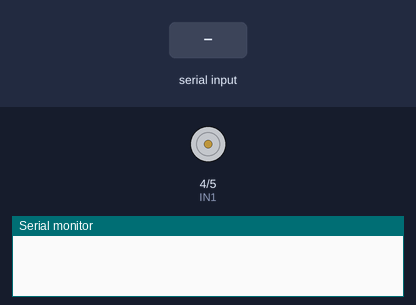
This sketch was run on a simulated Arduino Uno, built with avr-gcc and run on an emulated ATmega328P. Shown: motor-driver pin pairs drawn as motors (green arrow = first pin HIGH = forward, orange = second pin HIGH = backward, longer = more drive, scaled by the enable pin), the last lines printed to the serial monitor. Inputs (shaded band) come from the test bench.

Above: at 1.2 s.
1.3 s: "1" received over Serial
At 1.9 s:
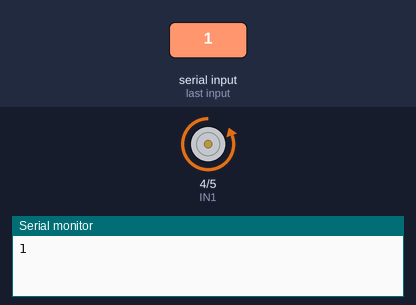
At 2.7 s:
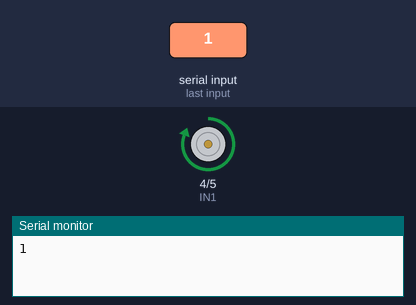
Timing chart, 0 to 4.4 s (numbered marks = the images above; inputs shaded):
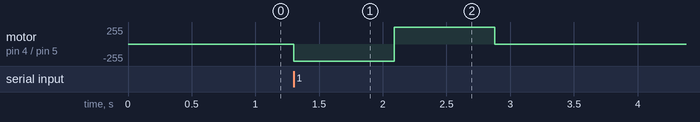

Measured:
- after the input at 1.3 s, motor on pin 4 (IN1) / pin 5 (IN2): stopped → backward 255/255 at once, → forward 255/255 0.79 s later, → stopped 0.79 s later

The sketch:

motor.ino
```cpp
#define EN 15
#define IN1 4
#define IN2 5
void setup() {
  pinMode(EN,OUTPUT);
  pinMode(IN1,OUTPUT);
  pinMode(IN2,OUTPUT);
  Serial.begin(115200);
}

void loop() {
  if(Serial.available()>0){
    char dato = Serial.read();
    Serial.println(dato);
    switch(dato){
      case '1':
      digitalWrite(EN,HIGH);
      digitalWrite(IN1,LOW);
      digitalWrite(IN2,HIGH);
      delay(790);
      digitalWrite(EN,LOW);

      digitalWrite(EN,HIGH);
      digitalWrite(IN1,HIGH);
      digitalWrite(IN2,LOW);
      delay(790);
      digitalWrite(EN,LOW);
      break;
      case '2':

      break;
      default:
      break;
    }

  }

}
```
